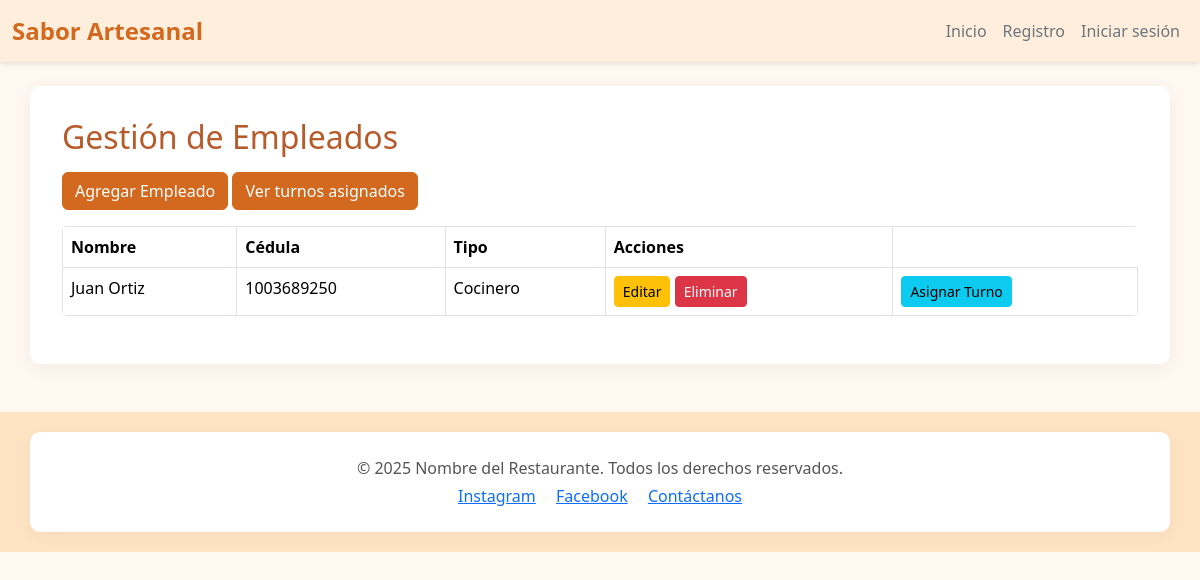
/lista_empleado/, run on the app's committed database.
### task/models.py (models this page shows, shortened)
class Empleado(models.Model):
    TIPO_CHOICES = [
        ('Cocinero', 'Cocinero'),
        ('Domiciliario', 'Domiciliario'),
        ('Cajero', 'Cajero'),
    ]
    nombre_completo = models.CharField(max_length=100)
    fecha_nacimiento = models.DateField()
    cedula = models.CharField(max_length=20, unique=True)
    telefono = models.CharField(max_length=20, unique=True)
    direccion = models.CharField(max_length=255)
    tipo_empleado = models.CharField(max_length=20, choices=TIPO_CHOICES)

### task/views.py (the view)
# urls.py: path('lista_empleado/', views.lista_empleado, name='lista_empleado'),
def lista_empleado(request):
    empleados = Empleado.objects.all()
    return render(request, 'lista_empleados.html', {'empleados': empleados})

### task/templates/lista_empleados.html
{% extends 'base.html' %}
{% block content %}
<h2>Gestión de Empleados</h2>
<a href="{% url 'crear_empleado' %}" class="btn btn-primary mb-3">Agregar Empleado</a>
<a href="{% url 'crear_empleado' %}" class="btn btn-primary mb-3">Ver turnos asignados</a>
<table class="table table-bordered">
    <thead>
        <tr>
            <th>Nombre</th>
            <th>Cédula</th>
            <th>Tipo</th>
            <th>Acciones</th>
        </tr>
    </thead>
    <tbody>
        {% for emp in empleados %}
        <tr>
            <td>{{ emp.nombre_completo }}</td>
            <td>{{ emp.cedula }}</td>
            <td>{{ emp.tipo_empleado }}</td>
            <td>
                <a href="{% url 'editar_empleado' emp.pk %}" class="btn btn-sm btn-warning">Editar</a>
                <a href="{% url 'eliminar_empleado' emp.pk %}" class="btn btn-sm btn-danger">Eliminar</a>
            </td>
            <td>
                <a href="{% url 'asignar_turno' emp.pk %}" class="btn btn-sm btn-info">Asignar Turno</a>
            </td>
        </tr>
        {% endfor %}
    </tbody>
</table>
{% endblock %}

### task/static/css/styles.css (style rules this page uses)
body.body-estilo { font-family: 'Segoe UI', Tahoma, Geneva, Verdana, sans-serif; background-color: #fff8f0; color: #333; margin: 0; padding: 0; }
h1, h2, h3 { color: #b75b2b; margin-bottom: 1rem; }
.btn-primary { background-color: #d2691e; border-color: #d2691e; }
.table { border-radius: 5px; overflow: hidden; }

### data on the page
Empleado: nombre_completo "Juan Ortiz", cedula "1003689250", tipo_empleado "Cocinero"
